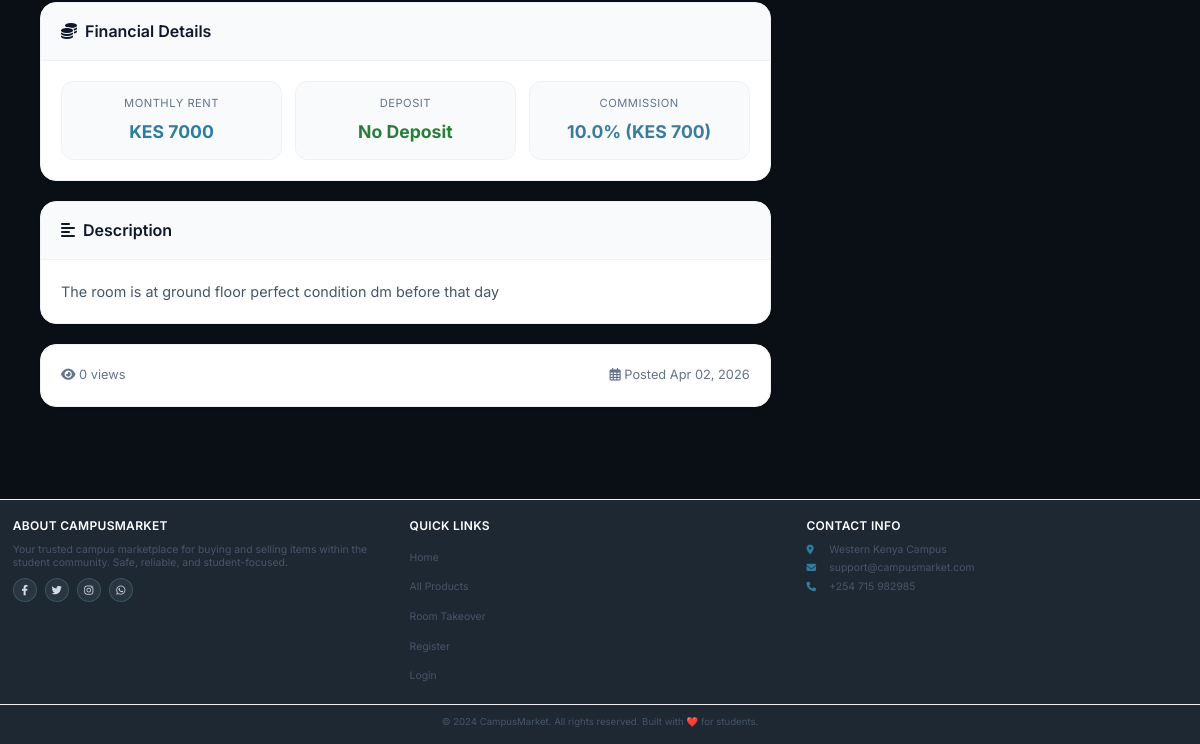
/rooms/10 (lower part), run on an earlier commit of the app's database.
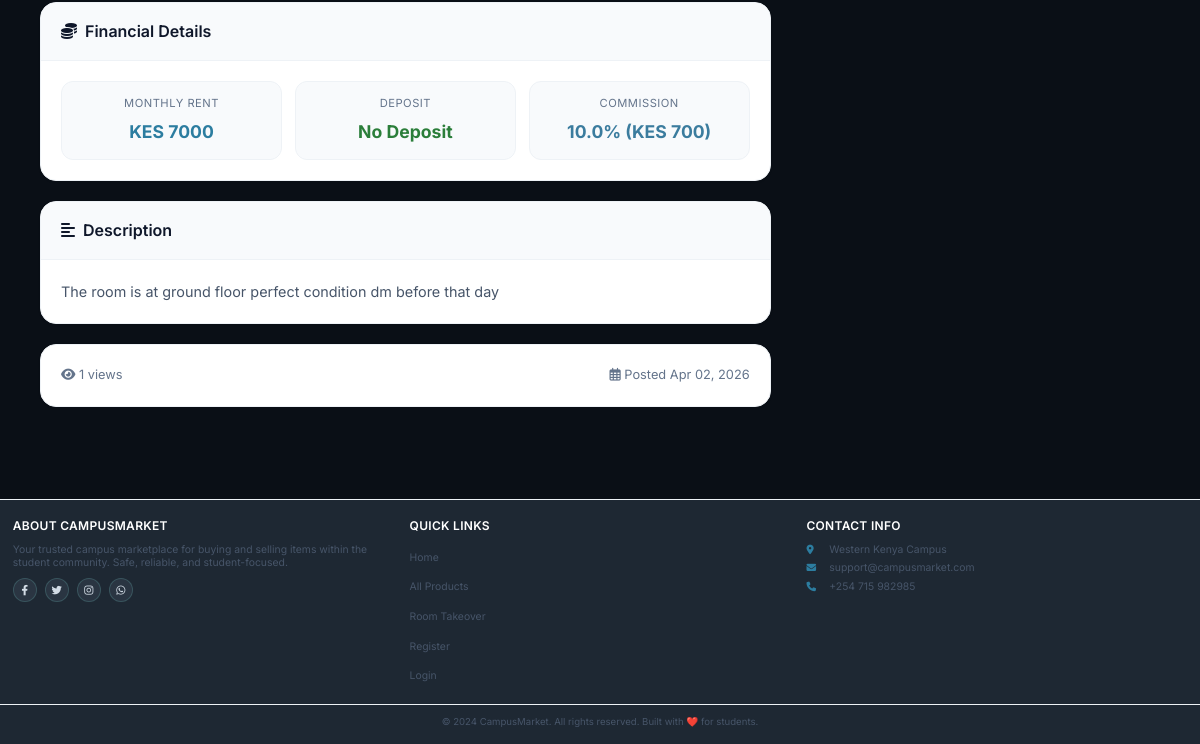
And on a later commit of the database.
### app/models.py (models this page shows, shortened)
class Product(db.Model):
    __tablename__ = 'products'
    id = db.Column(db.Integer, primary_key=True)
    title = db.Column(db.String(100), nullable=False)
    description = db.Column(db.Text)
    price = db.Column(db.Float, nullable=False)
    condition = db.Column(db.String(20))
    contact_info = db.Column(db.Text)
    is_fast_moving = db.Column(db.Boolean, default=False)
    is_active = db.Column(db.Boolean, default=True)
    is_sold = db.Column(db.Boolean, default=False)
    Token = db.Column(db.Float, nullable=False)
    category_id = db.Column(db.Integer, db.ForeignKey('categories.id'), nullable=False)
    seller_id = db.Column(db.Integer, db.ForeignKey('users.id'), nullable=False)
    image_group_id = db.Column(db.Integer, db.ForeignKey('product_image_groups.id'), nullable=True)
    created_at = db.Column(db.DateTime, default=datetime.utcnow)
    updated_at = db.Column(db.DateTime, default=datetime.utcnow, onupdate=datetime.utcnow)
    hostel_name = db.Column(db.String(100), nullable=False, default='')
    location = db.Column(db.String(100), nullable=False, default='')
    leave_date = db.Column(db.DateTime, nullable=False, default=datetime.utcnow)
    room_type = db.Column(db.String(20), default='single')
    deposit = db.Column(db.Float, default=0)
    commission_percentage = db.Column(db.Float, default=0)
    is_commission_listing = db.Column(db.Boolean, default=False)
    status = db.Column(db.String(20), default='available')
    agreement_user_id = db.Column(db.Integer, db.ForeignKey('users.id'), nullable=True)
    agreement_expires_at = db.Column(db.DateTime, nullable=True)
    booked_at = db.Column(db.DateTime, nullable=True)
    total_unlocks = db.Column(db.Integer, default=0)
    last_interest_update = db.Column(db.DateTime, default=datetime.utcnow)
    payments = db.relationship('Payment', back_populates='product', lazy=True, cascade="all, delete-orphan")
    chats = db.relationship('Chat', back_populates='product', lazy=True, cascade='all, delete-orphan')
    offers = db.relationship('Offer', back_populates='product', lazy=True, cascade='all, delete-orphan')
    agreement_user = db.relationship('User', foreign_keys=[agreement_user_id])
    category = db.relationship('Category', back_populates='products')
    seller = db.relationship('User', foreign_keys=[seller_id], back_populates='products')
    image_group = db.relationship('ProductImageGroup', back_populates='product')
    @property
    def images(self):
        if self.image_group:
            return self.image_group.images
        return []
    def get_commission_amount(self):
        if self.is_commission_listing and self.commission_percentage > 0:
            return (self.price * self.commission_percentage) / 100
        return 0
    def get_deposit_display(self):
        if self.deposit and self.deposit > 0:
            return f"KES {self.deposit:,.0f}"
        return "No Deposit"
    def get_commission_display(self):
        if self.is_commission_listing and self.commission_percentage > 0:
            amount = self.get_commission_amount()
            return f"{self.commission_percentage}% (KES {amount:,.0f})"
        return "No Commission"
    def days_until_leave(self):
        if not self.leave_date:
            return 0
        delta = self.leave_date - datetime.utcnow()
        return max(0, delta.days)
    def is_expired(self):
        return self.leave_date and self.leave_date < datetime.utcnow()
    def update_status(self):
        now = datetime.utcnow()
        if self.is_expired():
            self.status = 'expired'
            return
        if self.status == 'pending' and self.agreement_expires_at:
            if self.agreement_expires_at < now:
                self.status = 'available'
                self.agreement_user_id = None
                self.agreement_expires_at = None
        if self.is_sold:
            self.status = 'booked'

### app/rooms/routes.py (the view)
@rooms_bp.route('/<int:room_id>')
def detail(room_id):
    room = Product.query.get_or_404(room_id)
    room.update_status()
    db.session.commit()
    is_unlocked = False
    if current_user.is_authenticated:
        is_unlocked = room.is_unlocked_by(current_user)
    similar_rooms = Product.query.filter(
        Product.id != room.id,
        Product.location == room.location,
        Product.is_active == True,
        Product.status == 'available',
        Product.hostel_name != ""  # Only rooms
    ).limit(3).all()
    return render_template('rooms/detail.html',
                         room=room,
                         is_unlocked=is_unlocked,
                         similar_rooms=similar_rooms)

### app/templates/rooms/detail.html (shortened to what this page needs)
{% extends "base.html" %}
{% block content %}
<div class="rooms-detail-container">
            {% set images_list = room.images|list if room.images else [] %}
    <div class="details-grid">
        <div class="details-main">
            <div class="info-card">
                <div class="card-header">
                    <h3><i class="fas fa-coins"></i> Financial Details</h3>
                </div>
                <div class="card-body">
                    <div class="financial-row">
                        <div class="finance-chip">
                            <div class="finance-label">Monthly Rent</div>
                            <div class="finance-value rent">KES {{ "%.0f"|format(room.price) }}</div>
                        </div>
                        <div class="finance-chip">
                            <div class="finance-label">Deposit</div>
                            <div class="finance-value deposit">{{ room.get_deposit_display() }}</div>
                        </div>
                        <div class="finance-chip">
                            <div class="finance-label">Commission</div>
                            <div class="finance-value commission">{{ room.get_commission_display() }}</div>
                        </div>
                    </div>
                </div>
            </div>
            {% if room.description %}
            <div class="info-card">
                <div class="card-header">
                    <h3><i class="fas fa-align-left"></i> Description</h3>
                </div>
                <div class="card-body">
                    <div class="description-text">{{ room.description }}</div>
                </div>
            </div>
            {% endif %}
            <div class="info-card">
                <div class="card-body">
                    <div class="stats-row">
                        <span><i class="fas fa-eye"></i> {{ room.total_unlocks }} views</span>
                        <span><i class="far fa-calendar-alt"></i> Posted {{ room.created_at.strftime('%b %d, %Y') }}</span>
                    </div>
                </div>
            </div>
        </div>
        <div class="details-sidebar">
        </div>
    </div>
</div>
{% endblock %}

What changed in the data, as far as the page shows it:
changed Product "No Deposit": total_unlocks "0" → "1"
